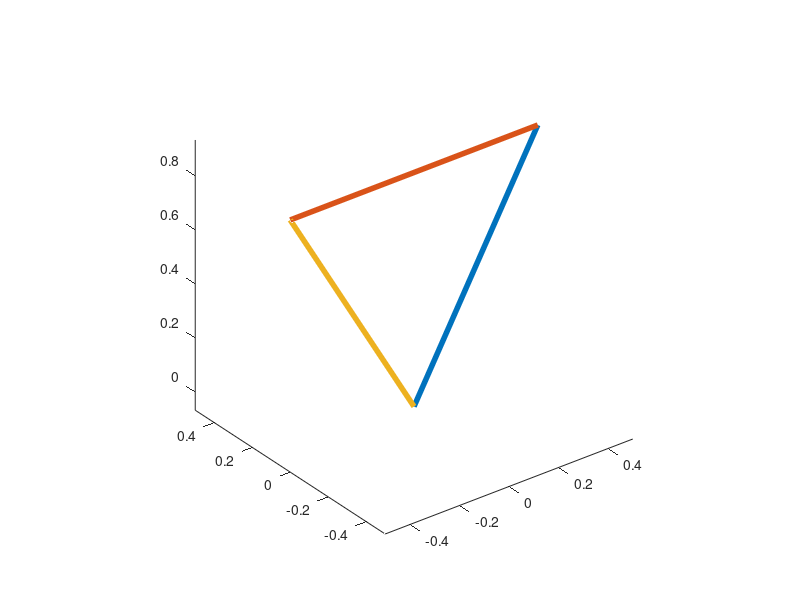

This chart was generated by the following MATLAB code: (Note: this script raises an error after producing the figure.)
close all; clear all; clc;
% building a flat bouncing ball that is rigid
NDIM = 3;

% set angle for cone edges
THETA = 60; % in degrees
THETA_PERT = 0.0;

% initialize arrays
num_nodes = 3;
num_links = 3;
jj = zeros(num_links,1);
kk = zeros(num_links,1);
X = zeros(num_nodes, NDIM);
U = zeros(num_nodes, NDIM);

% set physical parameters
M = ones(num_nodes,1);
M(1:num_nodes) = 5e2*ones(num_nodes,1); % mass of each node
G = 5e3; % magnitude of the gravitational force
Sd = 1e6; % drag force constant

% set numerical parameters
dt = 1e-4;
end_time = 2e-1;
timevec = 0:dt:end_time;

% set positions of nodes around the circumference of the ball
X(1,:) = [0,0,0];
X(2,:) = [cos(THETA*pi/180),0,sin(THETA*pi/180)];
X(3,:) = [-cos(THETA*pi/180),0,sin(THETA*pi/180)];

% perturb initial configuration
PERT = [cos(THETA_PERT*pi/180) 0 -sin(THETA_PERT*pi/180);
        0                      0 0
	sin(THETA_PERT*pi/180) 0 cos(THETA_PERT*pi/180);];
X = (PERT*X')';

% build structure by creating links
jj(1) = 1; kk(1) = 2;
jj(2) = 2; kk(2) = 3;
jj(3) = 3; kk(3) = 1;

% plot initial structure
figure(1);
x = [X(jj,1) X(kk,1)];
y = [X(jj,2) X(kk,2)];
z = [X(jj,3) X(kk,3)];
plot3(x',y',z','linewidth',4)
axis equal

% make a gravitational force
F_gravity = zeros(num_nodes, NDIM);
F_gravity(:,1) = 0;
F_gravity(:,2) = 0;
F_gravity(:,3) = -G.*M; 

% initialize the position of the center of mass
Xcm = (sum((M.*X))./sum(M))';

% initialize velocity center of mass
Ucm = (sum((M.*U))./sum(M))';

% initialize Xtwiddle
Xtwiddle = zeros(num_nodes,NDIM);
Xtwiddle = X - Xcm';

% initialize the angular velocity
L = zeros(NDIM,1);

% here is the timestep loop
centroid_position = zeros(length(timevec), NDIM);
centroid_velocity = zeros(length(timevec), NDIM);
bottom_position = zeros(length(timevec), NDIM);
for t = 1:length(timevec)

    % this just displays the current simulation time in the matlab window
    disp(timevec(t));	

    % compute moment of inertia tensor
    I = zeros(NDIM, NDIM);
    for k = 1:num_nodes
	I = I + M(k).*( (norm(Xtwiddle(k,:))^2).*eye(NDIM) - Xtwiddle(k,:)'*Xtwiddle(k,:) );
    end     

    % compute the angular velocity
    Omega = I\L;

    % normalize angular velocity if it is nonzero
    if(norm(Omega) > 100*eps)
         unit_Omega = Omega/norm(Omega);
         Omega_cross = [0 -Omega(3) Omega(2); Omega(3) 0 -Omega(1); -Omega(2) Omega(1) 0];
         P_Omega = unit_Omega*unit_Omega';
	 Xtwiddle = ( P_Omega*(Xtwiddle') + cos(norm(Omega)*dt).*(eye(NDIM) - P_Omega)*(Xtwiddle') + sin(norm(Omega)*dt).*(Omega_cross*(Xtwiddle'))./norm(Omega) )';
    end

    % compute normal vectors to triangle
    V = X(kk,:) - X(jj,:);
    unit_V = zeros(size(V));
    N = zeros(size(V));    
    for nn = 1:3
       unit_V(nn,:) = V(nn,:)./norm(V(nn,:));
       normal = [unit_V(nn,3) -unit_V(nn,1); unit_V(nn,1) unit_V(nn,3)] \ [1; 0];
       N(nn,1) = normal(1);
       N(nn,3) = normal(2);
    end

    % compute net force and net torque
    net_force = zeros(NDIM,1);
    net_torque = zeros(NDIM,1);
    drag_force = F_drag(X,V,N,kk,jj,Sd,Ucm);
    for l = 1:num_nodes
    	net_force = net_force + F_gravity(l,:)' + drag_force(l,:)';
        net_torque = net_torque + cross(Xtwiddle(l,:)', F_gravity(l,:)' + drag_force(l,:)');
    end	

    % update the position and velocity for the center of mass
    Ucm = Ucm + (dt/sum(M)).*net_force;
    Xcm = Xcm + dt.*Ucm;

    % update the angular momentum
    L = L + dt.*net_torque;    

    % update positions of individual masses
    X = Xtwiddle + Xcm';

    % store the position of centroid
    bottom_position(t,:) = X(1,:);	
    centroid_position(t,:) = Xcm';
    centroid_velocity(t,:) = Ucm';

    % plot the current position of the ball
    figure(2);
    x = [X(jj,1) X(kk,1)];
    y = [X(jj,2) X(kk,2)];
    z = [X(jj,3) X(kk,3)];
    plot3(x',y',z','linewidth',4)
    view(180,0)
    xlim([-0.7 0.7]);
    zlim([-10 1]);	
    pause(0.0001)

    % stop simulation if it blows up.
    if(norm(X)> 1e10)
      break
    end

end

figure(3); hold on
plot(timevec, centroid_position,'linewidth',2)
legend('x','y','z')

figure(4); hold on
plot(timevec, centroid_velocity,'linewidth',2)
legend('x','y','z')

figure(5); hold on
plot(timevec, bottom_position,'linewidth',2)
legend('x','y','z')

% function which defines a drag force
function Fd = F_drag(X,V,N,kk,jj,Sd,Ucm)
    nodes = [1:3];
    Fd = zeros(size(X));
    for l = 1:3 % loop over triangle sides
    	if(N(l,:)*Ucm > 0)
            orthographic = norm( (eye(3) - (Ucm*Ucm'./(norm(Ucm)^2)) )*(V(l,:)') );
            Fd(kk(l),:) = Fd(kk(l),:) - Sd*orthographic.*Ucm';
            Fd(jj(l),:) = Fd(jj(l),:) - Sd*orthographic.*Ucm';
	end
    end
end
